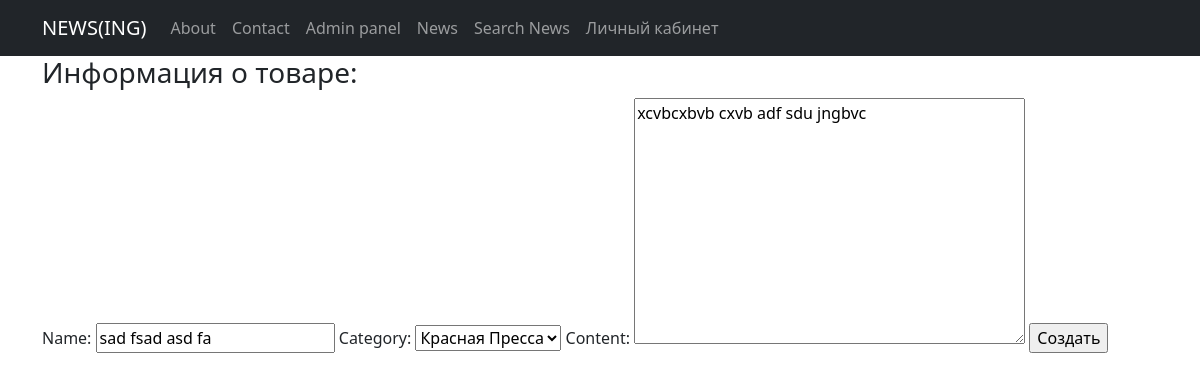
/news/update_news/5/ (signed in), run on an earlier commit of the app's database.
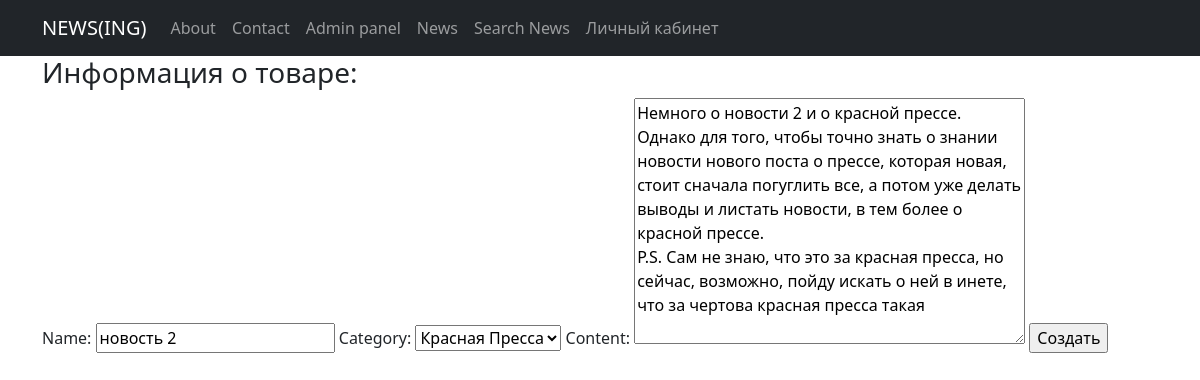
And on a later commit of the database.
### News_feed_view/models.py (models this page shows, shortened)
class News(models.Model):
    name = models.CharField(
        max_length=124,
        unique=True
    )
    content = models.TextField()
    category = models.ForeignKey(
        to = 'Category',
        on_delete=models.CASCADE,
        related_name='news'
    )
    date_pub = models.DateField(auto_now=True)

class Category(models.Model):
    name = models.CharField(max_length=100, unique=True)
    def __str__(self):
        return self.name.title()

### News_feed_view/views.py (the view)
# urls.py: path('update_news/<int:pk>/', NewsUpdateView.as_view(), name = 'update_news'),
class NewsUpdateView(LoginRequiredMixin, PermissionRequiredMixin, UpdateView):
    template_name = 'news_create.html'
    form_class = NewsForm
    permission_required = ('News_feed_view.change_News')
    def get_object(self, **kwargs):
        id = self.kwargs.get('pk')
        return News.objects.get(pk = id)

### News_feed_view/forms.py
class NewsForm(ModelForm):
    class Meta:
        model = News
        fields = ['name', 'category', 'content',]

### templates/news_create.html (shortened to what this page needs)
{% extends 'flatpages/default.html' %}
{% block content %}
<h3>Информация о товаре:</h3>
<form method="POST">
    {{ form }}
    <input type="submit" value="Создать">
</form>
{% endblock content %}

What changed in the data, as far as the page shows it:
changed News "Красная Пресса": name "sad fsad asd fa" → "новость 2"; content "xcvbcxbvb cxvb adf sdu jngbvc" → "Немного о новости 2 и о красной прессе. Однако для того, чтобы точно знать о знании новости нового поста о прессе, которая новая, стоит сначала погуглить все, а потом уже делать выводы и листать новости, в тем более о красной прессе. P.S. Сам не знаю, что это за красная пресса, но сейчас, возможно, пойду искать о ней в инете, что за чертова красная пресса такая"
